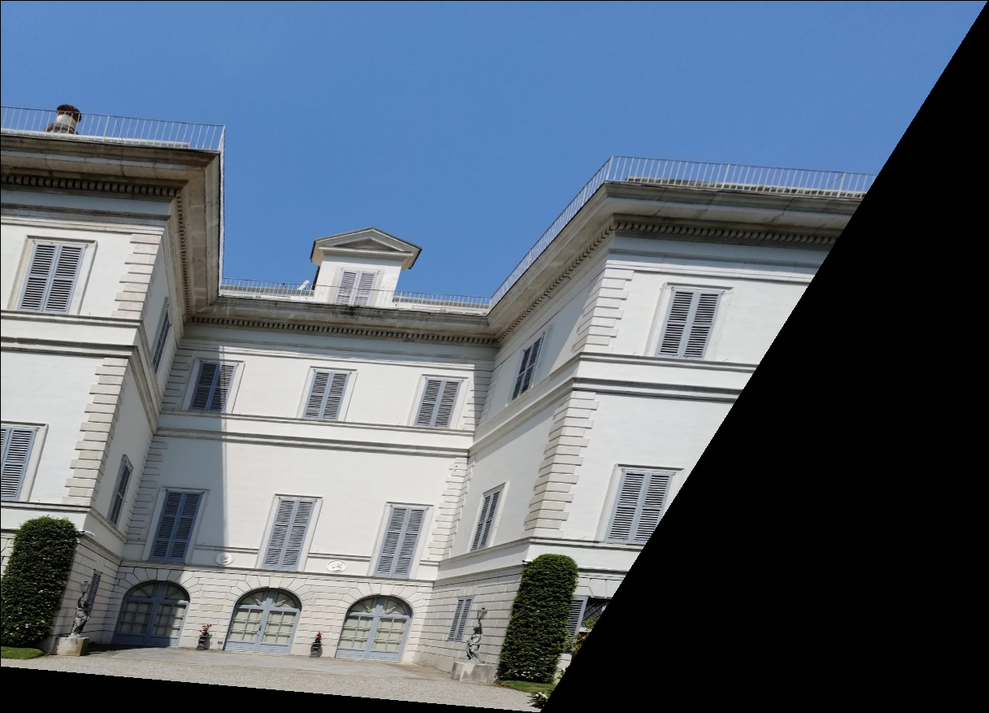
%> input picture 2 - Geometry/G1 - 2D reconstruction of a horizontal section/affine_img.png, 989 x 713 px, shrunk from 1216 x 877 before the run
$ octave --eval "result = findLines(rgb2gray(imread('../../2 - Geometry/G1 - 2D reconstruction of a horizontal section/affine_img.png')));"   (GNU Octave 9; MATLAB toolbox functions it lacks are replaced by stand-ins)
%> lines starting %> are read from the running program, lines starting %| are printed output that depends on the picture
function lines = findLines(img)
% HOUGH TRANSFORMATION: find line features in an image

    edges = edge(img,'canny', [0.2 0.3]);
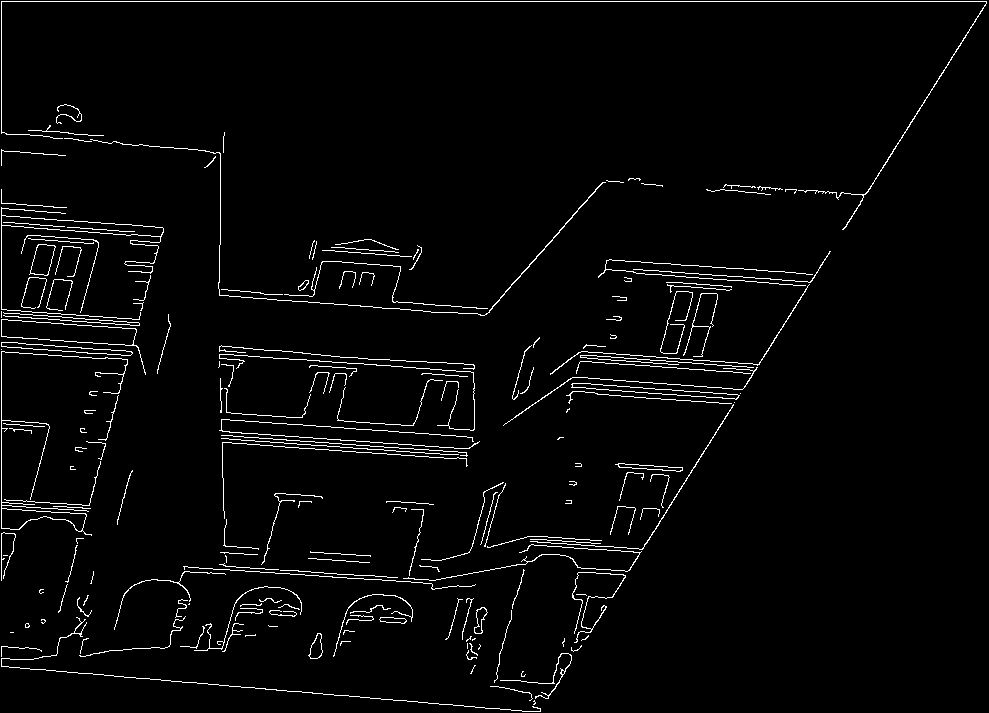
%> edges: size 713x989 logical; 2.8% white in thin lines or dots

    % Hough Transformation space
    [H,T,R] = hough(edges, 'RhoResolution', 0.5, 'Theta', -90:0.5:89.5);
%> T = 360 values from -90 to 89.5; R = 4873 values from -1218 to 1218

    % Hough peaks for line detection
    P = houghpeaks(H,50,'threshold',ceil(0.3*max(H(:))), 'NHoodSize', [97 37]);
%> P = [2435 1; 2439 181]

    % line formatting through Hough Transformation
    lines = houghlines(edges,T,R,P,'FillGap',200,'MinLength',500);
%> lines = 2 lines; point1 to point2 (x, y): (2, 2) to (987, 2), (2, 2) to (2, 667)
%> `result = findLines(rgb2gray(imread('../../2 - Geometry/G1 - 2D reconst..`: result has the same summary as lines in findLines
end
